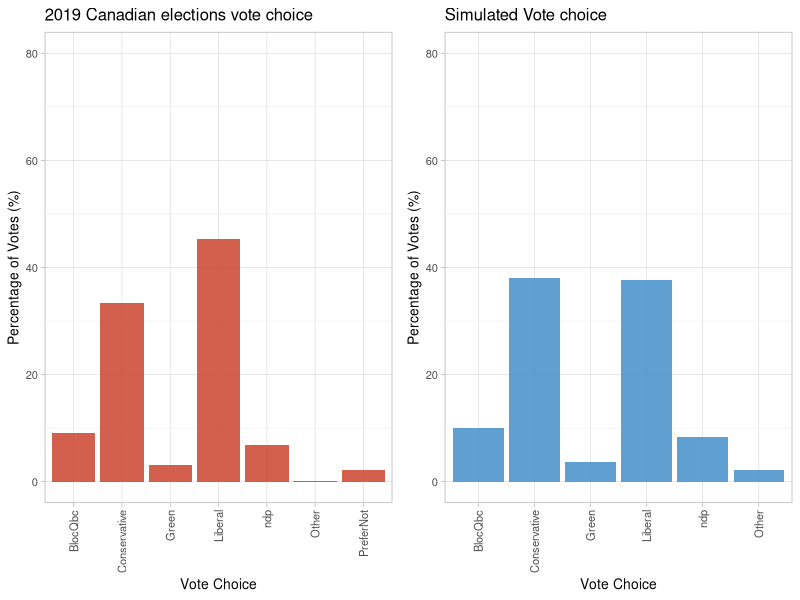

Source code (R): (Note: this script raises an error after producing the figure.)
## ---- chunk 1
# bibliography: bib.bibtex
## Libraries and initial values
library(tidyverse)
library(cowplot)

data <- read.csv("survey_data.csv")
## ---- chunk 2
# Clean data to plot
data.clean <- data[!is.na(data$Q2), ] # If there is NA in Q2 then there also in
# Q4, this suffices.

# Set percentages for question 2
q2.plot.data <- data.clean %>%
  group_by(Q2) %>% summarise(count = n()) %>%
  mutate(perc = count / sum(count))

# Set percentages for question 4
q5.plot.data <- data.clean %>%
  group_by(Q5) %>% summarise(count = n()) %>%
  mutate(perc = count / sum(count))

# Plot Fo
p1 <- ggplot(data=subset(q2.plot.data, !is.na(q2.plot.data$Q2)), aes(x=factor(Q2), y=perc*100)) +
  geom_bar(stat="identity", fill=I("tomato3"), alpha = I(.9)) + 
  theme_light() + 
  labs(title = "2019 Canadian elections vote choice") + 
  xlab("Vote Choice") + ylab("Percentage of Votes (%)") + 
  theme(axis.text.x = element_text(angle = 90, vjust = 0.5, hjust=1), 
        text = element_text(size=10)) + ylim(0, 80) 

p2 <- ggplot(data=q5.plot.data, aes(x=factor(Q5), y=perc*100)) +
  geom_bar(stat="identity", fill=I("steelblue3"), alpha = I(.9)) + 
  theme_light() + 
  labs(title = "Simulated Vote choice") + 
  xlab("Vote Choice") + ylab("Percentage of Votes (%)") + 
  theme(axis.text.x = element_text(angle = 90, vjust = 0.5, hjust=1), 
        text = element_text(size=10)) + ylim(0, 80) 

plot_grid(p1, p2)
## ---- chunk 3
# Generate table of frequencies
strat.sizes <- table(data$Province)

# Extract information from .txt file
provinces <- read_lines(file = "./scripts/provinces.txt")

# Split string by "Province Name : Population"
provinces <- strsplit(provinces, ":")

# Generate stratum sample sizes
N <- as.numeric(provinces[[1]][2]); n <- 10000
W_h <- c(); prov <- c(); sizes <- c()

# Calculates n_h for each province
for( i in 2:14) {
  W_h <- c(W_h, as.numeric(provinces[[i]][2]) / N)
  p <- gsub('[0-9]+', '', provinces[[i]][1])
  prov <- c(prov, p)
  sizes <- c(sizes, strat.sizes[[p]])
}

stratum <- data.frame(province = prov, weights = W_h, size = sizes)

knitr::kable(stratum, caption = "Stratum Sizes and Weights", align = "lcr",
      col.names = c("Province", "Stratum Weight", "Stratum Sample Size"), digits = 3)
## ---- chunk 4
#### CLEAN UP
rm(list = ls())
